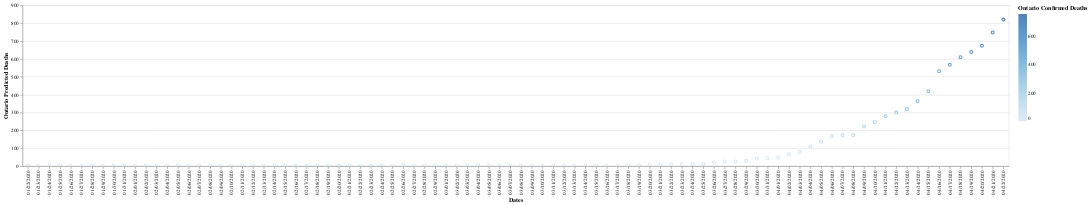

Write notebook code for a chart like this one.
### Code cell
import altair as alt

alt.Chart(t3).mark_point().encode(
    x='Dates',
    y='Ontario Predicted Deaths',
    color='Ontario Confirmed Deaths',
).interactive()

### Figure 1 — Vega-Lite specification as saved in the notebook (floating-point values rounded to 4 significant figures)
{"config": {"view": {"continuousWidth": 400, "continuousHeight": 300}}, "data": {"name": "data-9d698236e082f563be38c4cb90ac64c0"}, "mark": "point", "encoding": {"color": {"type": "quantitative", "field": "Ontario Confirmed Deaths"}, "x": {"type": "nominal", "field": "Dates"}, "y": {"type": "quantitative", "field": "Ontario Predicted Deaths"}}, "selection": {"selector008": {"type": "interval", "bind": "scales", "encodings": ["x", "y"]}}, "$schema": "https://vega.github.io/schema/vega-lite/v4.8.1.json", "datasets": {"data-9d698236e082f563be38c4cb90ac64c0": [{"Dates": "01/22/2020", "Confirmed Cases": 0, "Ontario Confirmed Deaths": 0, "Ontario Recovered": 0, "Ontario Predicted Cases": 1.493, "Ontario Predicted Deaths": 2.123, "Ontario Predicted Recovered": 3.506}, {"Dates": "01/23/2020", "Confirmed Cases": 0, "Ontario Confirmed Deaths": 0, "Ontario Recovered": 0, "Ontario Predicted Cases": 1.493, "Ontario Predicted Deaths": 2.123, "Ontario Predicted Recovered": 3.506}, {"Dates": "01/24/2020", "Confirmed Cases": 0, "Ontario Confirmed Deaths": 0, "Ontario Recovered": 0, "Ontario Predicted Cases": 1.493, "Ontario Predicted Deaths": 2.123, "Ontario Predicted Recovered": 3.506}, {"Dates": "01/25/2020", "Confirmed Cases": 0, "Ontario Confirmed Deaths": 0, "Ontario Recovered": 0, "Ontario Predicted Cases": 1.493, "Ontario Predicted Deaths": 2.123, "Ontario Predicted Recovered": 3.506}, {"Dates": "01/26/2020", "Confirmed Cases": 1, "Ontario Confirmed Deaths": 0, "Ontario Recovered": 0, "Ontario Predicted Cases": 2.797, "Ontario Predicted Deaths": 2.123, "Ontario Predicted Recovered": 3.506}, {"Dates": "01/27/2020", "Confirmed Cases": 1, "Ontario Confirmed Deaths": 0, "Ontario Recovered": 0, "Ontario Predicted Cases": 2.797, "Ontario Predicted Deaths": 2.123, "Ontario Predicted Recovered": 3.506}, {"Dates": "01/28/2020", "Confirmed Cases": 1, "Ontario Confirmed Deaths": 0, "Ontario Recovered": 0, "Ontario Predicted Cases": 2.797, "Ontario Predicted Deaths": 2.123, "Ontario Predicted Recovered": 3.506}, {"Dates": "01/29/2020", "Confirmed Cases": 1, "Ontario Confirmed Deaths": 0, "Ontario Recovered": 0, "Ontario Predicted Cases": 2.797, "Ontario Predicted Deaths": 2.123, "Ontario Predicted Recovered": 3.506}, {"Dates": "01/30/2020", "Confirmed Cases": 1, "Ontario Confirmed Deaths": 0, "Ontario Recovered": 0, "Ontario Predicted Cases": 2.797, "Ontario Predicted Deaths": 2.123, "Ontario Predicted Recovered": 3.506}, {"Dates": "01/31/2020", "Confirmed Cases": 3, "Ontario Confirmed Deaths": 0, "Ontario Recovered": 0, "Ontario Predicted Cases": 5.516, "Ontario Predicted Deaths": 2.123, "Ontario Predicted Recovered": 3.506}, {"Dates": "02/01/2020", "Confirmed Cases": 3, "Ontario Confirmed Deaths": 0, "Ontario Recovered": 0, "Ontario Predicted Cases": 5.516, "Ontario Predicted Deaths": 2.123, "Ontario Predicted Recovered": 3.506}, {"Dates": "02/02/2020", "Confirmed Cases": 3, "Ontario Confirmed Deaths": 0, "Ontario Recovered": 0, "Ontario Predicted Cases": 5.516, "Ontario Predicted Deaths": 2.123, "Ontario Predicted Recovered": 3.506}, {"Dates": "02/03/2020", "Confirmed Cases": 3, "Ontario Confirmed Deaths": 0, "Ontario Recovered": 0, "Ontario Predicted Cases": 5.516, "Ontario Predicted Deaths": 2.123, "Ontario Predicted Recovered": 3.506}, {"Dates": "02/04/2020", "Confirmed Cases": 3, "Ontario Confirmed Deaths": 0, "Ontario Recovered": 0, "Ontario Predicted Cases": 5.516, "Ontario Predicted Deaths": 2.123, "Ontario Predicted Recovered": 3.506}, {"Dates": "02/05/2020", "Confirmed Cases": 3, "Ontario Confirmed Deaths": 0, "Ontario Recovered": 0, "Ontario Predicted Cases": 5.516, "Ontario Predicted Deaths": 2.123, "Ontario Predicted Recovered": 3.506}, {"Dates": "02/06/2020", "Confirmed Cases": 3, "Ontario Confirmed Deaths": 0, "Ontario Recovered": 0, "Ontario Predicted Cases": 5.516, "Ontario Predicted Deaths": 2.123, "Ontario Predicted Recovered": 3.506}, {"Dates": "02/07/2020", "Confirmed Cases": 3, "Ontario Confirmed Deaths": 0, "Ontario Recovered": 0, "Ontario Predicted Cases": 5.516, "Ontario Predicted Deaths": 2.123, "Ontario Predicted Recovered": 3.506}, {"Dates": "02/08/2020", "Confirmed Cases": 3, "Ontario Confirmed Deaths": 0, "Ontario Recovered": 0, "Ontario Predicted Cases": 5.516, "Ontario Predicted Deaths": 2.123, "Ontario Predicted Recovered": 3.506}, {"Dates": "02/09/2020", "Confirmed Cases": 3, "Ontario Confirmed Deaths": 0, "Ontario Recovered": 0, "Ontario Predicted Cases": 5.516, "Ontario Predicted Deaths": 2.123, "Ontario Predicted Recovered": 3.506}, {"Dates": "02/10/2020", "Confirmed Cases": 3, "Ontario Confirmed Deaths": 0, "Ontario Recovered": 0, "Ontario Predicted Cases": 5.516, "Ontario Predicted Deaths": 2.123, "Ontario Predicted Recovered": 3.506}, {"Dates": "02/11/2020", "Confirmed Cases": 3, "Ontario Confirmed Deaths": 0, "Ontario Recovered": 0, "Ontario Predicted Cases": 5.516, "Ontario Predicted Deaths": 2.123, "Ontario Predicted Recovered": 3.506}, {"Dates": "02/12/2020", "Confirmed Cases": 3, "Ontario Confirmed Deaths": 0, "Ontario Recovered": 1, "Ontario Predicted Cases": 5.516, "Ontario Predicted Deaths": 2.123, "Ontario Predicted Recovered": 5.031}, {"Dates": "02/13/2020", "Confirmed Cases": 3, "Ontario Confirmed Deaths": 0, "Ontario Recovered": 1, "Ontario Predicted Cases": 5.516, "Ontario Predicted Deaths": 2.123, "Ontario Predicted Recovered": 5.031}, {"Dates": "02/14/2020", "Confirmed Cases": 3, "Ontario Confirmed Deaths": 0, "Ontario Recovered": 1, "Ontario Predicted Cases": 5.516, "Ontario Predicted Deaths": 2.123, "Ontario Predicted Recovered": 5.031}, {"Dates": "02/15/2020", "Confirmed Cases": 3, "Ontario Confirmed Deaths": 0, "Ontario Recovered": 1, "Ontario Predicted Cases": 5.516, "Ontario Predicted Deaths": 2.123, "Ontario Predicted Recovered": 5.031}, {"Dates": "02/16/2020", "Confirmed Cases": 3, "Ontario Confirmed Deaths": 0, "Ontario Recovered": 1, "Ontario Predicted Cases": 5.516, "Ontario Predicted Deaths": 2.123, "Ontario Predicted Recovered": 5.031}, {"Dates": "02/17/2020", "Confirmed Cases": 3, "Ontario Confirmed Deaths": 0, "Ontario Recovered": 1, "Ontario Predicted Cases": 5.516, "Ontario Predicted Deaths": 2.123, "Ontario Predicted Recovered": 5.031}, {"Dates": "02/18/2020", "Confirmed Cases": 3, "Ontario Confirmed Deaths": 0, "Ontario Recovered": 1, "Ontario Predicted Cases": 5.516, "Ontario Predicted Deaths": 2.123, "Ontario Predicted Recovered": 5.031}, {"Dates": "02/19/2020", "Confirmed Cases": 3, "Ontario Confirmed Deaths": 0, "Ontario Recovered": 1, "Ontario Predicted Cases": 5.516, "Ontario Predicted Deaths": 2.123, "Ontario Predicted Recovered": 5.031}, {"Dates": "02/20/2020", "Confirmed Cases": 3, "Ontario Confirmed Deaths": 0, "Ontario Recovered": 1, "Ontario Predicted Cases": 5.516, "Ontario Predicted Deaths": 2.123, "Ontario Predicted Recovered": 5.031}, {"Dates": "02/21/2020", "Confirmed Cases": 3, "Ontario Confirmed Deaths": 0, "Ontario Recovered": 3, "Ontario Predicted Cases": 5.516, "Ontario Predicted Deaths": 2.123, "Ontario Predicted Recovered": 8.322}, {"Dates": "02/22/2020", "Confirmed Cases": 3, "Ontario Confirmed Deaths": 0, "Ontario Recovered": 3, "Ontario Predicted Cases": 5.516, "Ontario Predicted Deaths": 2.123, "Ontario Predicted Recovered": 8.322}, {"Dates": "02/23/2020", "Confirmed Cases": 3, "Ontario Confirmed Deaths": 0, "Ontario Recovered": 3, "Ontario Predicted Cases": 5.516, "Ontario Predicted Deaths": 2.123, "Ontario Predicted Recovered": 8.322}, {"Dates": "02/24/2020", "Confirmed Cases": 4, "Ontario Confirmed Deaths": 0, "Ontario Recovered": 3, "Ontario Predicted Cases": 6.98, "Ontario Predicted Deaths": 2.123, "Ontario Predicted Recovered": 8.322}, {"Dates": "02/25/2020", "Confirmed Cases": 4, "Ontario Confirmed Deaths": 0, "Ontario Recovered": 3, "Ontario Predicted Cases": 6.98, "Ontario Predicted Deaths": 2.123, "Ontario Predicted Recovered": 8.322}, {"Dates": "02/26/2020", "Confirmed Cases": 4, "Ontario Confirmed Deaths": 0, "Ontario Recovered": 3, "Ontario Predicted Cases": 6.98, "Ontario Predicted Deaths": 2.123, "Ontario Predicted Recovered": 8.322}, {"Dates": "02/27/2020", "Confirmed Cases": 6, "Ontario Confirmed Deaths": 0, "Ontario Recovered": 6, "Ontario Predicted Cases": 9.963, "Ontario Predicted Deaths": 2.123, "Ontario Predicted Recovered": 13.42}, {"Dates": "02/28/2020", "Confirmed Cases": 6, "Ontario Confirmed Deaths": 0, "Ontario Recovered": 6, "Ontario Predicted Cases": 9.963, "Ontario Predicted Deaths": 2.123, "Ontario Predicted Recovered": 13.42}, {"Dates": "02/29/2020", "Confirmed Cases": 11, "Ontario Confirmed Deaths": 0, "Ontario Recovered": 6, "Ontario Predicted Cases": 17.11, "Ontario Predicted Deaths": 2.123, "Ontario Predicted Recovered": 13.42}, {"Dates": "03/01/2020", "Confirmed Cases": 15, "Ontario Confirmed Deaths": 0, "Ontario Recovered": 6, "Ontario Predicted Cases": 22.72, "Ontario Predicted Deaths": 2.123, "Ontario Predicted Recovered": 13.42}, {"Dates": "03/02/2020", "Confirmed Cases": 18, "Ontario Confirmed Deaths": 0, "Ontario Recovered": 6, "Ontario Predicted Cases": 26.93, "Ontario Predicted Deaths": 2.123, "Ontario Predicted Recovered": 13.42}, {"Dates": "03/03/2020", "Confirmed Cases": 20, "Ontario Confirmed Deaths": 0, "Ontario Recovered": 6, "Ontario Predicted Cases": 29.74, "Ontario Predicted Deaths": 2.123, "Ontario Predicted Recovered": 13.42}, {"Dates": "03/04/2020", "Confirmed Cases": 20, "Ontario Confirmed Deaths": 0, "Ontario Recovered": 6, "Ontario Predicted Cases": 29.74, "Ontario Predicted Deaths": 2.123, "Ontario Predicted Recovered": 13.42}, {"Dates": "03/05/2020", "Confirmed Cases": 22, "Ontario Confirmed Deaths": 0, "Ontario Recovered": 6, "Ontario Predicted Cases": 32.53, "Ontario Predicted Deaths": 2.123, "Ontario Predicted Recovered": 13.42}, {"Dates": "03/06/2020", "Confirmed Cases": 25, "Ontario Confirmed Deaths": 0, "Ontario Recovered": 6, "Ontario Predicted Cases": 36.71, "Ontario Predicted Deaths": 2.123, "Ontario Predicted Recovered": 13.42}, {"Dates": "03/07/2020", "Confirmed Cases": 28, "Ontario Confirmed Deaths": 0, "Ontario Recovered": 8, "Ontario Predicted Cases": 40.88, "Ontario Predicted Deaths": 2.123, "Ontario Predicted Recovered": 17.6}, {"Dates": "03/08/2020", "Confirmed Cases": 29, "Ontario Confirmed Deaths": 0, "Ontario Recovered": 8, "Ontario Predicted Cases": 42.27, "Ontario Predicted Deaths": 2.123, "Ontario Predicted Recovered": 17.6}, {"Dates": "03/09/2020", "Confirmed Cases": 34, "Ontario Confirmed Deaths": 0, "Ontario Recovered": 8, "Ontario Predicted Cases": 49.21, "Ontario Predicted Deaths": 2.123, "Ontario Predicted Recovered": 17.6}, {"Dates": "03/10/2020", "Confirmed Cases": 36, "Ontario Confirmed Deaths": 0, "Ontario Recovered": 8, "Ontario Predicted Cases": 51.98, "Ontario Predicted Deaths": 2.123, "Ontario Predicted Recovered": 17.6}, {"Dates": "03/11/2020", "Confirmed Cases": 41, "Ontario Confirmed Deaths": 0, "Ontario Recovered": 8, "Ontario Predicted Cases": 58.92, "Ontario Predicted Deaths": 2.123, "Ontario Predicted Recovered": 17.6}, {"Dates": "03/12/2020", "Confirmed Cases": 42, "Ontario Confirmed Deaths": 0, "Ontario Recovered": 8, "Ontario Predicted Cases": 60.31, "Ontario Predicted Deaths": 2.123, "Ontario Predicted Recovered": 17.6}, {"Dates": "03/13/2020", "Confirmed Cases": 74, "Ontario Confirmed Deaths": 0, "Ontario Recovered": 8, "Ontario Predicted Cases": 94.54, "Ontario Predicted Deaths": 2.123, "Ontario Predicted Recovered": 17.6}, {"Dates": "03/14/2020", "Confirmed Cases": 79, "Ontario Confirmed Deaths": 0, "Ontario Recovered": 8, "Ontario Predicted Cases": 99.86, "Ontario Predicted Deaths": 2.123, "Ontario Predicted Recovered": 17.6}, {"Dates": "03/15/2020", "Confirmed Cases": 104, "Ontario Confirmed Deaths": 0, "Ontario Recovered": 8, "Ontario Predicted Cases": 126.4, "Ontario Predicted Deaths": 2.123, "Ontario Predicted Recovered": 17.6}, {"Dates": "03/16/2020", "Confirmed Cases": 177, "Ontario Confirmed Deaths": 0, "Ontario Recovered": 9, "Ontario Predicted Cases": 204.1, "Ontario Predicted Deaths": 2.123, "Ontario Predicted Recovered": 20.42}, {"Dates": "03/17/2020", "Confirmed Cases": 185, "Ontario Confirmed Deaths": 1, "Ontario Recovered": 9, "Ontario Predicted Cases": 212.6, "Ontario Predicted Deaths": 3.785, "Ontario Predicted Recovered": 20.42}, {"Dates": "03/18/2020", "Confirmed Cases": 221, "Ontario Confirmed Deaths": 1, "Ontario Recovered": 9, "Ontario Predicted Cases": 250.9, "Ontario Predicted Deaths": 3.785, "Ontario Predicted Recovered": 20.42}, {"Dates": "03/19/2020", "Confirmed Cases": 257, "Ontario Confirmed Deaths": 1, "Ontario Recovered": 9, "Ontario Predicted Cases": 289.2, "Ontario Predicted Deaths": 3.785, "Ontario Predicted Recovered": 20.42}, {"Dates": "03/20/2020", "Confirmed Cases": 308, "Ontario Confirmed Deaths": 2, "Ontario Recovered": 9, "Ontario Predicted Cases": 343.4, "Ontario Predicted Deaths": 5.192, "Ontario Predicted Recovered": 20.42}, {"Dates": "03/21/2020", "Confirmed Cases": 377, "Ontario Confirmed Deaths": 3, "Ontario Recovered": 10, "Ontario Predicted Cases": 416.8, "Ontario Predicted Deaths": 6.683, "Ontario Predicted Recovered": 23.23}, {"Dates": "03/22/2020", "Confirmed Cases": 425, "Ontario Confirmed Deaths": 5, "Ontario Recovered": 10, "Ontario Predicted Cases": 467.9, "Ontario Predicted Deaths": 9.663, "Ontario Predicted Recovered": 23.23}, {"Dates": "03/23/2020", "Confirmed Cases": 503, "Ontario Confirmed Deaths": 6, "Ontario Recovered": 10, "Ontario Predicted Cases": 550.9, "Ontario Predicted Deaths": 11.15, "Ontario Predicted Recovered": 23.23}, {"Dates": "03/24/2020", "Confirmed Cases": 588, "Ontario Confirmed Deaths": 7, "Ontario Recovered": 110, "Ontario Predicted Cases": 641.3, "Ontario Predicted Deaths": 12.51, "Ontario Predicted Recovered": 142.2}, {"Dates": "03/25/2020", "Confirmed Cases": 688, "Ontario Confirmed Deaths": 8, "Ontario Recovered": 183, "Ontario Predicted Cases": 747.6, "Ontario Predicted Deaths": 13.78, "Ontario Predicted Recovered": 223.7}, {"Dates": "03/26/2020", "Confirmed Cases": 858, "Ontario Confirmed Deaths": 13, "Ontario Recovered": 184, "Ontario Predicted Cases": 928.5, "Ontario Predicted Deaths": 20.04, "Ontario Predicted Recovered": 224.8}, {"Dates": "03/27/2020", "Confirmed Cases": 994, "Ontario Confirmed Deaths": 18, "Ontario Recovered": 256, "Ontario Predicted Cases": 1073.0, "Ontario Predicted Deaths": 26.36, "Ontario Predicted Recovered": 305.2}, {"Dates": "03/28/2020", "Confirmed Cases": 1144, "Ontario Confirmed Deaths": 18, "Ontario Recovered": 466, "Ontario Predicted Cases": 1233.0, "Ontario Predicted Deaths": 26.36, "Ontario Predicted Recovered": 539.5}, {"Dates": "03/29/2020", "Confirmed Cases": 1355, "Ontario Confirmed Deaths": 21, "Ontario Recovered": 466, "Ontario Predicted Cases": 1457.0, "Ontario Predicted Deaths": 30.16, "Ontario Predicted Recovered": 539.5}, {"Dates": "03/30/2020", "Confirmed Cases": 1706, "Ontario Confirmed Deaths": 31, "Ontario Recovered": 466, "Ontario Predicted Cases": 1830.0, "Ontario Predicted Deaths": 42.58, "Ontario Predicted Recovered": 539.5}, {"Dates": "03/31/2020", "Confirmed Cases": 1966, "Ontario Confirmed Deaths": 33, "Ontario Recovered": 1592, "Ontario Predicted Cases": 2107.0, "Ontario Predicted Deaths": 44.71, "Ontario Predicted Recovered": 1796.0}, {"Dates": "04/01/2020", "Confirmed Cases": 2392, "Ontario Confirmed Deaths": 37, "Ontario Recovered": 1324, "Ontario Predicted Cases": 2560.0, "Ontario Predicted Deaths": 48.97, "Ontario Predicted Recovered": 1497.0}, {"Dates": "04/02/2020", "Confirmed Cases": 2793, "Ontario Confirmed Deaths": 53, "Ontario Recovered": 1735, "Ontario Predicted Cases": 2987.0, "Ontario Predicted Deaths": 65.99, "Ontario Predicted Recovered": 1956.0}, {"Dates": "04/03/2020", "Confirmed Cases": 3255, "Ontario Confirmed Deaths": 67, "Ontario Recovered": 2175, "Ontario Predicted Cases": 3478.0, "Ontario Predicted Deaths": 80.89, "Ontario Predicted Recovered": 2447.0}, {"Dates": "04/04/2020", "Confirmed Cases": 3630, "Ontario Confirmed Deaths": 94, "Ontario Recovered": 2577, "Ontario Predicted Cases": 3877.0, "Ontario Predicted Deaths": 109.6, "Ontario Predicted Recovered": 2895.0}, {"Dates": "04/05/2020", "Confirmed Cases": 4354, "Ontario Confirmed Deaths": 119, "Ontario Recovered": 3012, "Ontario Predicted Cases": 4647.0, "Ontario Predicted Deaths": 136.2, "Ontario Predicted Recovered": 3381.0}, {"Dates": "04/06/2020", "Confirmed Cases": 4347, "Ontario Confirmed Deaths": 150, "Ontario Recovered": 3256, "Ontario Predicted Cases": 4640.0, "Ontario Predicted Deaths": 169.2, "Ontario Predicted Recovered": 3653.0}, {"Dates": "04/07/2020", "Confirmed Cases": 4726, "Ontario Confirmed Deaths": 153, "Ontario Recovered": 3791, "Ontario Predicted Cases": 5043.0, "Ontario Predicted Deaths": 172.4, "Ontario Predicted Recovered": 4250.0}, {"Dates": "04/08/2020", "Confirmed Cases": 5276, "Ontario Confirmed Deaths": 153, "Ontario Recovered": 4154, "Ontario Predicted Cases": 5628.0, "Ontario Predicted Deaths": 172.4, "Ontario Predicted Recovered": 4655.0}, {"Dates": "04/09/2020", "Confirmed Cases": 5759, "Ontario Confirmed Deaths": 200, "Ontario Recovered": 5162, "Ontario Predicted Cases": 6142.0, "Ontario Predicted Deaths": 222.4, "Ontario Predicted Recovered": 5780.0}, {"Dates": "04/10/2020", "Confirmed Cases": 6237, "Ontario Confirmed Deaths": 222, "Ontario Recovered": 5855, "Ontario Predicted Cases": 6650.0, "Ontario Predicted Deaths": 245.8, "Ontario Predicted Recovered": 6554.0}, {"Dates": "04/11/2020", "Confirmed Cases": 6648, "Ontario Confirmed Deaths": 253, "Ontario Recovered": 6589, "Ontario Predicted Cases": 7087.0, "Ontario Predicted Deaths": 278.8, "Ontario Predicted Recovered": 7373.0}, {"Dates": "04/12/2020", "Confirmed Cases": 7049, "Ontario Confirmed Deaths": 274, "Ontario Recovered": 7123, "Ontario Predicted Cases": 7514.0, "Ontario Predicted Deaths": 301.2, "Ontario Predicted Recovered": 7969.0}, {"Dates": "04/13/2020", "Confirmed Cases": 7470, "Ontario Confirmed Deaths": 291, "Ontario Recovered": 7758, "Ontario Predicted Cases": 7961.0, "Ontario Predicted Deaths": 319.3, "Ontario Predicted Recovered": 8677.0}, {"Dates": "04/14/2020", "Confirmed Cases": 7953, "Ontario Confirmed Deaths": 334, "Ontario Recovered": 8210, "Ontario Predicted Cases": 8475.0, "Ontario Predicted Deaths": 365.0, "Ontario Predicted Recovered": 9182.0}, {"Dates": "04/15/2020", "Confirmed Cases": 8447, "Ontario Confirmed Deaths": 385, "Ontario Recovered": 8966, "Ontario Predicted Cases": 9001.0, "Ontario Predicted Deaths": 419.3, "Ontario Predicted Recovered": 10030.0}, {"Dates": "04/16/2020", "Confirmed Cases": 9840, "Ontario Confirmed Deaths": 490, "Ontario Recovered": 9698, "Ontario Predicted Cases": 10480.0, "Ontario Predicted Deaths": 531.0, "Ontario Predicted Recovered": 10840.0}, {"Dates": "04/17/2020", "Confirmed Cases": 10456, "Ontario Confirmed Deaths": 524, "Ontario Recovered": 10545, "Ontario Predicted Cases": 11140.0, "Ontario Predicted Deaths": 567.2, "Ontario Predicted Recovered": 11790.0}, {"Dates": "04/18/2020", "Confirmed Cases": 11013, "Ontario Confirmed Deaths": 564, "Ontario Recovered": 10964, "Ontario Predicted Cases": 11730.0, "Ontario Predicted Deaths": 609.8, "Ontario Predicted Recovered": 12250.0}, {"Dates": "04/19/2020", "Confirmed Cases": 11561, "Ontario Confirmed Deaths": 591, "Ontario Recovered": 11847, "Ontario Predicted Cases": 12310.0, "Ontario Predicted Deaths": 638.5, "Ontario Predicted Recovered": 13240.0}, {"Dates": "04/20/2020", "Confirmed Cases": 12063, "Ontario Confirmed Deaths": 624, "Ontario Recovered": 12543, "Ontario Predicted Cases": 12850.0, "Ontario Predicted Deaths": 673.6, "Ontario Predicted Recovered": 14020.0}, {"Dates": "04/21/2020", "Confirmed Cases": 12715, "Ontario Confirmed Deaths": 694, "Ontario Recovered": 13188, "Ontario Predicted Cases": 13540.0, "Ontario Predicted Deaths": 748.1, "Ontario Predicted Recovered": 14740.0}, {"Dates": "04/22/2020", "Confirmed Cases": 13718, "Ontario Confirmed Deaths": 762, "Ontario Recovered": 14454, "Ontario Predicted Cases": 14610.0, "Ontario Predicted Deaths": 820.4, "Ontario Predicted Recovered": 16150.0}]}}
